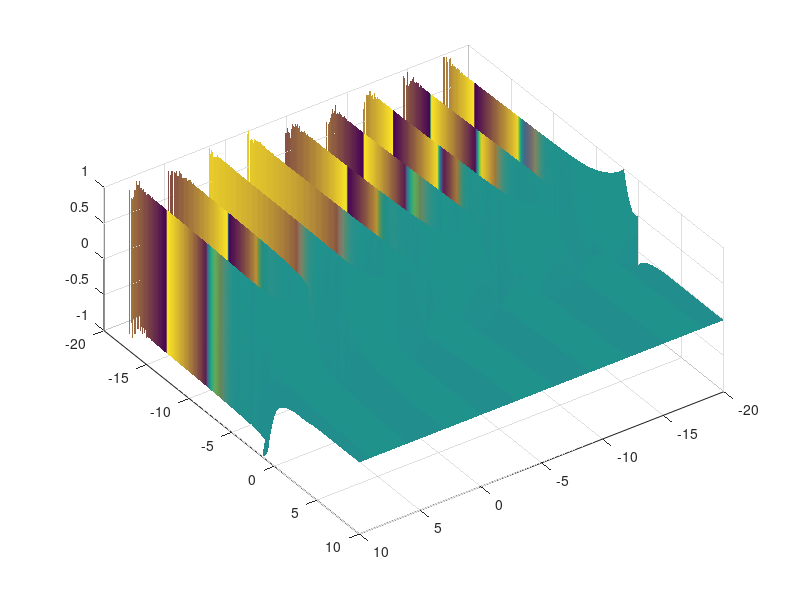
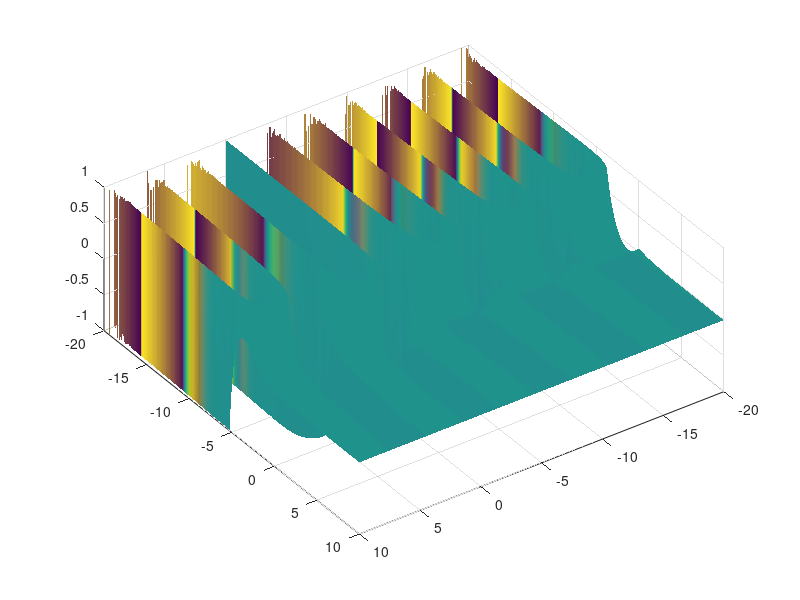

Source code (MATLAB) for these figures, in order:
[x, y] = meshgrid(-20:.1:10,-20:.1:10);
z = x + 1i*y;
z = besselh(0,1,z);
figure(1)
surf(x,y,real(z))
shading interp
zlim([-1 1])
view([145 60])
caxis([-100 100])
figure(2)
surf(x,y,imag(z))
shading interp
zlim([-1 1])
view([145 60])
caxis([-100 100])
fun=@(z)(z+1)./(z.^3-2*z.^2);     
g=@(theta)2+cos(theta)+1i*sin(theta);
gprime=@(theta)-sin(theta)+1i*cos(theta);
q1 = integral(@(t) fun(g(t)).*gprime(t),0,2*pi)